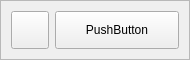
<?xml version="1.0" encoding="UTF-8"?>
<ui version="4.0">
 <class>Form</class>
 <widget class="QWidget" name="Form">
  <property name="geometry">
   <rect>
    <x>0</x>
    <y>0</y>
    <width>190</width>
    <height>60</height>
   </rect>
  </property>
  <property name="windowTitle">
   <string>Form</string>
  </property>
  <layout class="QHBoxLayout" name="horizontalLayout">
   <property name="leftMargin">
    <number>0</number>
   </property>
   <property name="topMargin">
    <number>0</number>
   </property>
   <property name="rightMargin">
    <number>0</number>
   </property>
   <property name="bottomMargin">
    <number>0</number>
   </property>
   <item>
    <widget class="QFrame" name="pm_stage_item_main_frame">
     <property name="minimumSize">
      <size>
       <width>190</width>
       <height>0</height>
      </size>
     </property>
     <property name="maximumSize">
      <size>
       <width>190</width>
       <height>16777215</height>
      </size>
     </property>
     <property name="frameShape">
      <enum>QFrame::StyledPanel</enum>
     </property>
     <property name="frameShadow">
      <enum>QFrame::Raised</enum>
     </property>
     <layout class="QHBoxLayout" name="horizontalLayout_2">
      <property name="leftMargin">
       <number>0</number>
      </property>
      <property name="topMargin">
       <number>0</number>
      </property>
      <property name="rightMargin">
       <number>0</number>
      </property>
      <property name="bottomMargin">
       <number>0</number>
      </property>
      <item>
       <layout class="QHBoxLayout" name="horizontalLayout_3">
        <property name="leftMargin">
         <number>10</number>
        </property>
        <property name="topMargin">
         <number>10</number>
        </property>
        <property name="rightMargin">
         <number>10</number>
        </property>
        <property name="bottomMargin">
         <number>10</number>
        </property>
        <item>
         <widget class="QPushButton" name="pm_stage_item_user_pushButton">
          <property name="minimumSize">
           <size>
            <width>38</width>
            <height>38</height>
           </size>
          </property>
          <property name="maximumSize">
           <size>
            <width>38</width>
            <height>38</height>
           </size>
          </property>
          <property name="text">
           <string/>
          </property>
          <property name="iconSize">
           <size>
            <width>30</width>
            <height>30</height>
           </size>
          </property>
         </widget>
        </item>
        <item>
         <widget class="QPushButton" name="pm_stage_item_state_pushButton">
          <property name="sizePolicy">
           <sizepolicy hsizetype="Minimum" vsizetype="Expanding">
            <horstretch>0</horstretch>
            <verstretch>0</verstretch>
           </sizepolicy>
          </property>
          <property name="minimumSize">
           <size>
            <width>0</width>
            <height>38</height>
           </size>
          </property>
          <property name="text">
           <string>PushButton</string>
          </property>
         </widget>
        </item>
       </layout>
      </item>
     </layout>
    </widget>
   </item>
  </layout>
 </widget>
 <resources/>
 <connections/>
</ui>
